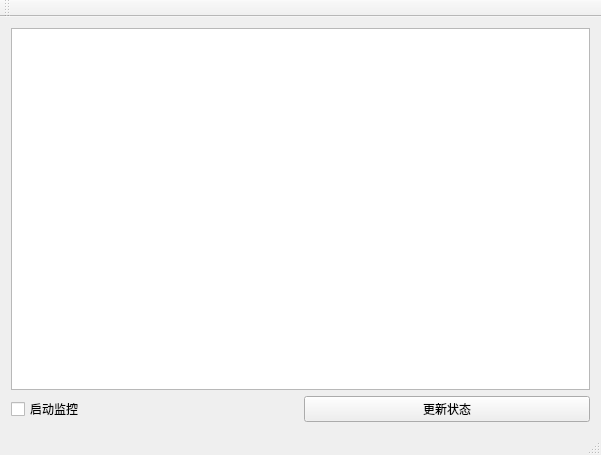
<?xml version="1.0" encoding="UTF-8"?>
<ui version="4.0">
 <class>MainWindow</class>
 <widget class="QMainWindow" name="MainWindow">
  <property name="geometry">
   <rect>
    <x>0</x>
    <y>0</y>
    <width>601</width>
    <height>455</height>
   </rect>
  </property>
  <property name="windowTitle">
   <string>MainWindow</string>
  </property>
  <widget class="QWidget" name="centralWidget">
   <layout class="QGridLayout" name="gridLayout">
    <item row="1" column="0">
     <widget class="QCheckBox" name="chbIsMonitor">
      <property name="text">
       <string>启动监控</string>
      </property>
     </widget>
    </item>
    <item row="1" column="1">
     <widget class="QPushButton" name="btnUpdateStatus">
      <property name="text">
       <string>更新状态</string>
      </property>
     </widget>
    </item>
    <item row="0" column="0" colspan="2">
     <widget class="QPlainTextEdit" name="txtLog"/>
    </item>
   </layout>
  </widget>
  <widget class="QMenuBar" name="menuBar">
   <property name="geometry">
    <rect>
     <x>0</x>
     <y>0</y>
     <width>601</width>
     <height>23</height>
    </rect>
   </property>
  </widget>
  <widget class="QToolBar" name="mainToolBar">
   <attribute name="toolBarArea">
    <enum>TopToolBarArea</enum>
   </attribute>
   <attribute name="toolBarBreak">
    <bool>false</bool>
   </attribute>
  </widget>
  <widget class="QStatusBar" name="statusBar"/>
 </widget>
 <layoutdefault spacing="6" margin="11"/>
 <resources/>
 <connections/>
</ui>
